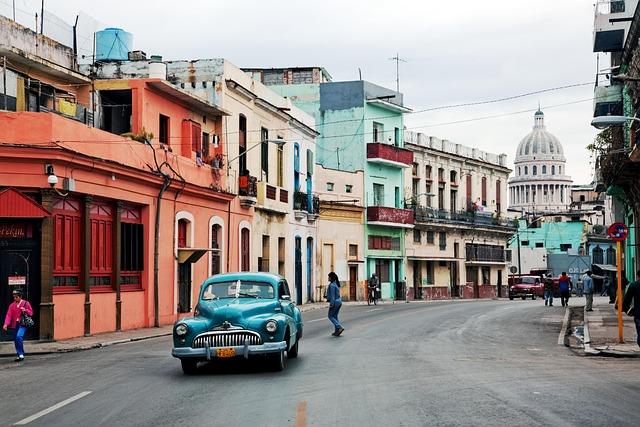
#> input picture images/cars.jpg, 640 x 427 px, found by its file name
$ python '15th_mask&histogram.py'
#> lines starting #> are read from the running program, lines starting #| are printed output that depends on the picture; after the words box and inside, x2 and y2 are one past the last pixel; in counts of white or black regions, pixels touching at a corner belong together
import cv2 as cv, numpy as np
import matplotlib.pyplot as plt

img = cv.imread('E:\OpenCV Image detections\images\cars.jpg')
#> img is the input picture: shape (427, 640, 3); mean B, G, R 136.9, 140.7, 149.5
cv.imshow('image', img)

gray = cv.cvtColor(img, cv.COLOR_BGR2GRAY)
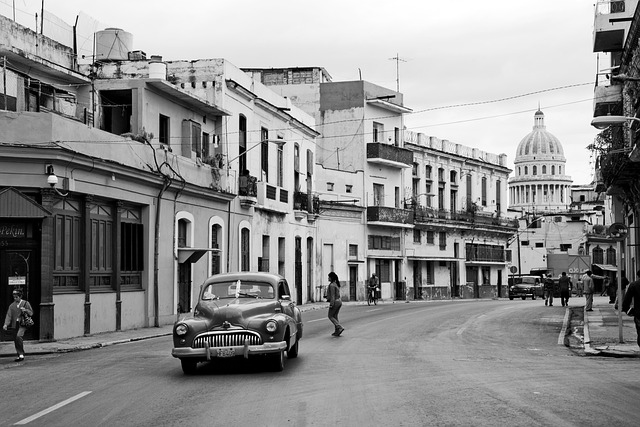
#> gray: shape (427, 640); min 0, max 255, mean 142.9
cv.imshow('gray', gray)

#grayscale, mask and histogram
blank = np.zeros(img.shape[:2], dtype='uint8')
circle = cv.circle(blank, (img.shape[1]//2 -60, img.shape[0]//2 +100), 100, (255,255,255), -1)
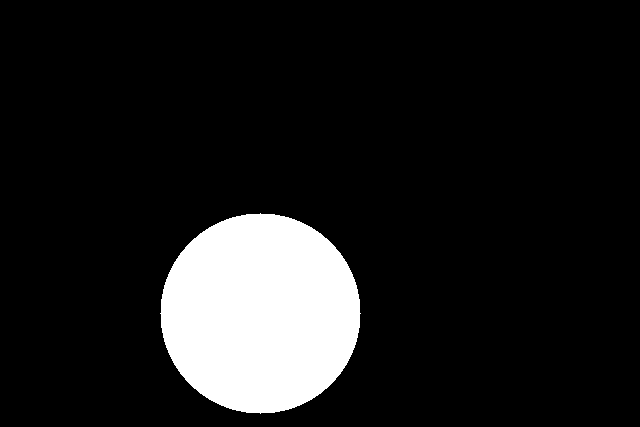
#> blank: shape (427, 640); 11.5% white; 1 white region, box (x1, y1, x2, y2) and area: (160, 213, 361, 414) 31417

mask = cv.bitwise_and(gray, gray, mask=circle)
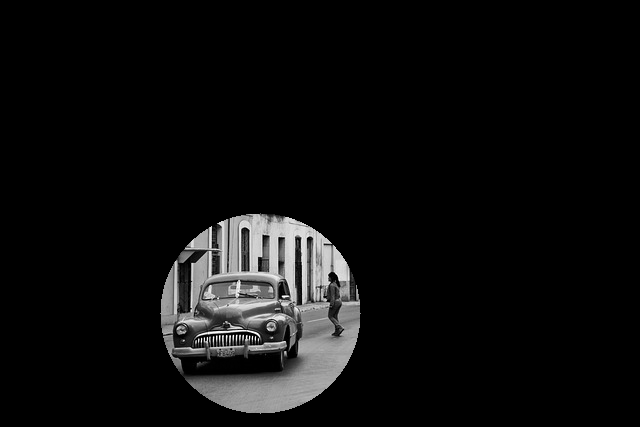
#> mask: shape (427, 640); min 0, max 255, mean 13.7
cv.imshow('mask', mask)

mask_hist = cv.calcHist([mask], [0],mask, [256], [0,255] )
#> mask_hist = 256 values, max 778 at index 1, min 0 at index 0, mean 119.2

plt.title('Grayscale masked histograms')
plt.xlabel('bin')
plt.ylabel('# of pixel')
plt.grid()
plt.plot(mask_hist)
plt.show()
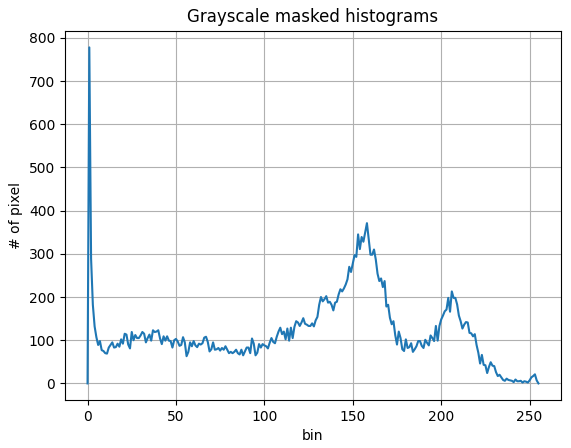
#> figure drawn by matplotlib, 1 panel; curve peaks at x = 1, y = 778

cv.waitKey(0)
